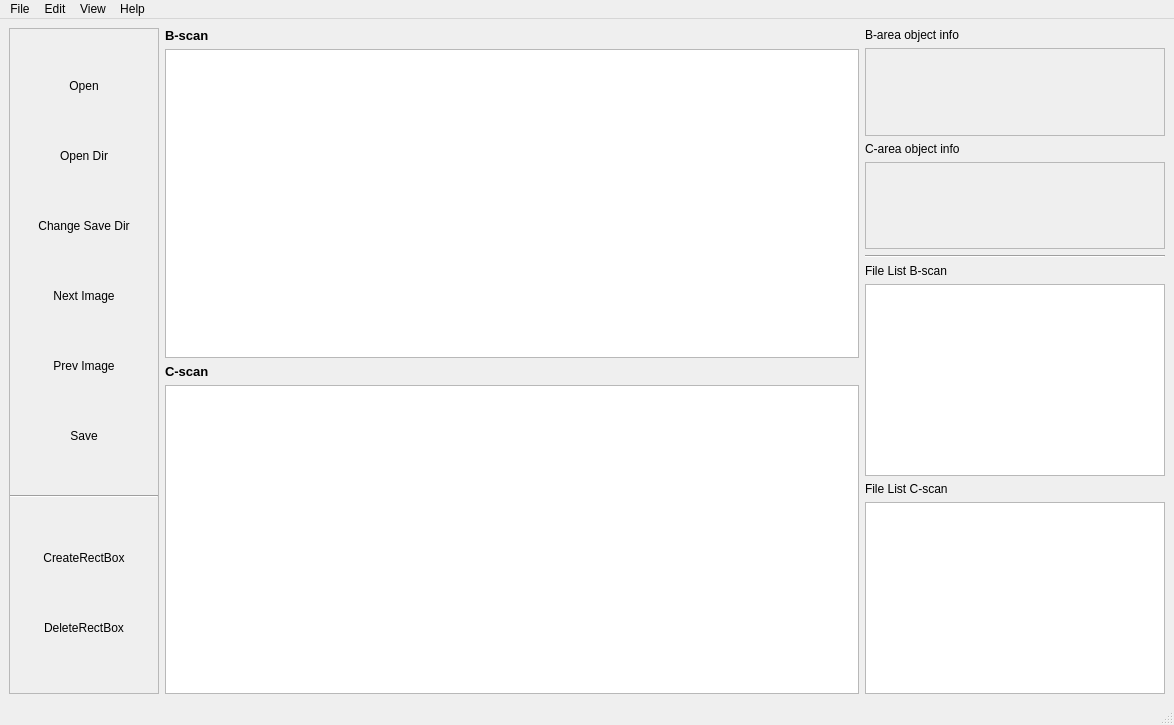
<?xml version="1.0" encoding="UTF-8"?>
<ui version="4.0">
 <class>MainWindow</class>
 <widget class="QMainWindow" name="MainWindow">
  <property name="geometry">
   <rect>
    <x>0</x>
    <y>0</y>
    <width>1174</width>
    <height>725</height>
   </rect>
  </property>
  <property name="windowTitle">
   <string>labelUT</string>
  </property>
  <property name="windowIcon">
   <iconset resource="res.qrc">
    <normaloff>:/icons/icon.png</normaloff>:/icons/icon.png</iconset>
  </property>
  <widget class="QWidget" name="centralwidget">
   <layout class="QGridLayout" name="gridLayout">
    <item row="0" column="0">
     <widget class="QScrollArea" name="scrollAreaNavigator">
      <property name="sizePolicy">
       <sizepolicy hsizetype="Fixed" vsizetype="Expanding">
        <horstretch>0</horstretch>
        <verstretch>0</verstretch>
       </sizepolicy>
      </property>
      <property name="minimumSize">
       <size>
        <width>150</width>
        <height>0</height>
       </size>
      </property>
      <property name="maximumSize">
       <size>
        <width>150</width>
        <height>16777215</height>
       </size>
      </property>
      <property name="widgetResizable">
       <bool>true</bool>
      </property>
      <widget class="QWidget" name="scrollAreaWidgetContents_3">
       <property name="geometry">
        <rect>
         <x>0</x>
         <y>0</y>
         <width>148</width>
         <height>650</height>
        </rect>
       </property>
       <layout class="QVBoxLayout" name="verticalLayout">
        <property name="leftMargin">
         <number>0</number>
        </property>
        <property name="topMargin">
         <number>3</number>
        </property>
        <property name="rightMargin">
         <number>0</number>
        </property>
        <property name="bottomMargin">
         <number>3</number>
        </property>
        <item>
         <widget class="QToolButton" name="toolButton_11">
          <property name="sizePolicy">
           <sizepolicy hsizetype="Preferred" vsizetype="Fixed">
            <horstretch>0</horstretch>
            <verstretch>0</verstretch>
           </sizepolicy>
          </property>
          <property name="text">
           <string>Open</string>
          </property>
          <property name="icon">
           <iconset resource="res.qrc">
            <normaloff>:/icons/open.png</normaloff>:/icons/open.png</iconset>
          </property>
          <property name="iconSize">
           <size>
            <width>40</width>
            <height>40</height>
           </size>
          </property>
          <property name="toolButtonStyle">
           <enum>Qt::ToolButtonTextUnderIcon</enum>
          </property>
          <property name="autoRaise">
           <bool>true</bool>
          </property>
         </widget>
        </item>
        <item>
         <widget class="QToolButton" name="toolButton_OpenDir">
          <property name="sizePolicy">
           <sizepolicy hsizetype="Preferred" vsizetype="Fixed">
            <horstretch>0</horstretch>
            <verstretch>0</verstretch>
           </sizepolicy>
          </property>
          <property name="text">
           <string>Open Dir</string>
          </property>
          <property name="icon">
           <iconset resource="res.qrc">
            <normaloff>:/icons/open.png</normaloff>:/icons/open.png</iconset>
          </property>
          <property name="iconSize">
           <size>
            <width>40</width>
            <height>40</height>
           </size>
          </property>
          <property name="toolButtonStyle">
           <enum>Qt::ToolButtonTextUnderIcon</enum>
          </property>
          <property name="autoRaise">
           <bool>true</bool>
          </property>
         </widget>
        </item>
        <item>
         <widget class="QToolButton" name="toolButton_16">
          <property name="sizePolicy">
           <sizepolicy hsizetype="Preferred" vsizetype="Fixed">
            <horstretch>0</horstretch>
            <verstretch>0</verstretch>
           </sizepolicy>
          </property>
          <property name="text">
           <string>Change Save Dir</string>
          </property>
          <property name="icon">
           <iconset resource="res.qrc">
            <normaloff>:/icons/open.png</normaloff>:/icons/open.png</iconset>
          </property>
          <property name="iconSize">
           <size>
            <width>40</width>
            <height>40</height>
           </size>
          </property>
          <property name="toolButtonStyle">
           <enum>Qt::ToolButtonTextUnderIcon</enum>
          </property>
          <property name="autoRaise">
           <bool>true</bool>
          </property>
         </widget>
        </item>
        <item>
         <widget class="QToolButton" name="toolButton_13">
          <property name="sizePolicy">
           <sizepolicy hsizetype="Preferred" vsizetype="Fixed">
            <horstretch>0</horstretch>
            <verstretch>0</verstretch>
           </sizepolicy>
          </property>
          <property name="text">
           <string>Next Image</string>
          </property>
          <property name="icon">
           <iconset resource="res.qrc">
            <normaloff>:/icons/next.png</normaloff>:/icons/next.png</iconset>
          </property>
          <property name="iconSize">
           <size>
            <width>40</width>
            <height>40</height>
           </size>
          </property>
          <property name="toolButtonStyle">
           <enum>Qt::ToolButtonTextUnderIcon</enum>
          </property>
          <property name="autoRaise">
           <bool>true</bool>
          </property>
         </widget>
        </item>
        <item>
         <widget class="QToolButton" name="toolButton_10">
          <property name="sizePolicy">
           <sizepolicy hsizetype="Preferred" vsizetype="Fixed">
            <horstretch>0</horstretch>
            <verstretch>0</verstretch>
           </sizepolicy>
          </property>
          <property name="text">
           <string>Prev Image</string>
          </property>
          <property name="icon">
           <iconset resource="res.qrc">
            <normaloff>:/icons/prev.png</normaloff>:/icons/prev.png</iconset>
          </property>
          <property name="iconSize">
           <size>
            <width>40</width>
            <height>40</height>
           </size>
          </property>
          <property name="toolButtonStyle">
           <enum>Qt::ToolButtonTextUnderIcon</enum>
          </property>
          <property name="autoRaise">
           <bool>true</bool>
          </property>
         </widget>
        </item>
        <item>
         <widget class="QToolButton" name="toolButton_12">
          <property name="sizePolicy">
           <sizepolicy hsizetype="Preferred" vsizetype="Fixed">
            <horstretch>0</horstretch>
            <verstretch>0</verstretch>
           </sizepolicy>
          </property>
          <property name="text">
           <string>Save</string>
          </property>
          <property name="icon">
           <iconset resource="res.qrc">
            <normaloff>:/icons/save.png</normaloff>:/icons/save.png</iconset>
          </property>
          <property name="iconSize">
           <size>
            <width>40</width>
            <height>40</height>
           </size>
          </property>
          <property name="toolButtonStyle">
           <enum>Qt::ToolButtonTextUnderIcon</enum>
          </property>
          <property name="autoRaise">
           <bool>true</bool>
          </property>
         </widget>
        </item>
        <item>
         <widget class="Line" name="line_3">
          <property name="orientation">
           <enum>Qt::Horizontal</enum>
          </property>
         </widget>
        </item>
        <item>
         <widget class="QToolButton" name="toolButton_DrawRect">
          <property name="sizePolicy">
           <sizepolicy hsizetype="Preferred" vsizetype="Fixed">
            <horstretch>0</horstretch>
            <verstretch>0</verstretch>
           </sizepolicy>
          </property>
          <property name="text">
           <string>CreateRectBox</string>
          </property>
          <property name="icon">
           <iconset resource="res.qrc">
            <normaloff>:/icons/objects.png</normaloff>:/icons/objects.png</iconset>
          </property>
          <property name="iconSize">
           <size>
            <width>40</width>
            <height>40</height>
           </size>
          </property>
          <property name="toolButtonStyle">
           <enum>Qt::ToolButtonTextUnderIcon</enum>
          </property>
          <property name="autoRaise">
           <bool>true</bool>
          </property>
         </widget>
        </item>
        <item>
         <widget class="QToolButton" name="toolButton_9">
          <property name="sizePolicy">
           <sizepolicy hsizetype="Preferred" vsizetype="Fixed">
            <horstretch>0</horstretch>
            <verstretch>0</verstretch>
           </sizepolicy>
          </property>
          <property name="text">
           <string>DeleteRectBox</string>
          </property>
          <property name="icon">
           <iconset resource="res.qrc">
            <normaloff>:/icons/cancel.png</normaloff>:/icons/cancel.png</iconset>
          </property>
          <property name="iconSize">
           <size>
            <width>40</width>
            <height>40</height>
           </size>
          </property>
          <property name="toolButtonStyle">
           <enum>Qt::ToolButtonTextUnderIcon</enum>
          </property>
          <property name="autoRaise">
           <bool>true</bool>
          </property>
         </widget>
        </item>
       </layout>
      </widget>
     </widget>
    </item>
    <item row="0" column="1">
     <layout class="QVBoxLayout" name="verticalLayout_2">
      <property name="sizeConstraint">
       <enum>QLayout::SetDefaultConstraint</enum>
      </property>
      <item>
       <widget class="QLabel" name="label_3">
        <property name="text">
         <string>&lt;html&gt;&lt;head/&gt;&lt;body&gt;&lt;p&gt;&lt;span style=&quot; font-size:10pt; font-weight:600;&quot;&gt;B-scan&lt;/span&gt;&lt;/p&gt;&lt;/body&gt;&lt;/html&gt;</string>
        </property>
       </widget>
      </item>
      <item>
       <widget class="QGraphicsView" name="graphicsView_Bscan">
        <property name="mouseTracking">
         <bool>false</bool>
        </property>
       </widget>
      </item>
      <item>
       <widget class="QLabel" name="label_4">
        <property name="text">
         <string>&lt;html&gt;&lt;head/&gt;&lt;body&gt;&lt;p&gt;&lt;span style=&quot; font-size:10pt; font-weight:600;&quot;&gt;C-scan&lt;/span&gt;&lt;/p&gt;&lt;/body&gt;&lt;/html&gt;</string>
        </property>
       </widget>
      </item>
      <item>
       <widget class="QGraphicsView" name="graphicsView_Cscan">
        <property name="mouseTracking">
         <bool>false</bool>
        </property>
       </widget>
      </item>
     </layout>
    </item>
    <item row="0" column="2">
     <layout class="QVBoxLayout" name="verticalLayout_5">
      <item>
       <layout class="QVBoxLayout" name="verticalLayout_4">
        <item>
         <widget class="QLabel" name="label_6">
          <property name="text">
           <string>B-area object info</string>
          </property>
         </widget>
        </item>
        <item>
         <widget class="QScrollArea" name="scrollArea_B">
          <property name="sizePolicy">
           <sizepolicy hsizetype="Maximum" vsizetype="Expanding">
            <horstretch>0</horstretch>
            <verstretch>0</verstretch>
           </sizepolicy>
          </property>
          <property name="minimumSize">
           <size>
            <width>300</width>
            <height>0</height>
           </size>
          </property>
          <property name="maximumSize">
           <size>
            <width>400</width>
            <height>16777215</height>
           </size>
          </property>
          <property name="widgetResizable">
           <bool>true</bool>
          </property>
          <widget class="QWidget" name="scrollAreaWidgetContents_2">
           <property name="geometry">
            <rect>
             <x>0</x>
             <y>0</y>
             <width>298</width>
             <height>85</height>
            </rect>
           </property>
          </widget>
         </widget>
        </item>
        <item>
         <widget class="QLabel" name="label_5">
          <property name="text">
           <string>C-area object info</string>
          </property>
         </widget>
        </item>
        <item>
         <widget class="QScrollArea" name="scrollArea_C">
          <property name="sizePolicy">
           <sizepolicy hsizetype="Maximum" vsizetype="Expanding">
            <horstretch>0</horstretch>
            <verstretch>0</verstretch>
           </sizepolicy>
          </property>
          <property name="minimumSize">
           <size>
            <width>300</width>
            <height>0</height>
           </size>
          </property>
          <property name="maximumSize">
           <size>
            <width>400</width>
            <height>16777215</height>
           </size>
          </property>
          <property name="widgetResizable">
           <bool>true</bool>
          </property>
          <widget class="QWidget" name="scrollAreaWidgetContents_4">
           <property name="geometry">
            <rect>
             <x>0</x>
             <y>0</y>
             <width>298</width>
             <height>85</height>
            </rect>
           </property>
          </widget>
         </widget>
        </item>
       </layout>
      </item>
      <item>
       <widget class="Line" name="line">
        <property name="orientation">
         <enum>Qt::Horizontal</enum>
        </property>
       </widget>
      </item>
      <item>
       <layout class="QVBoxLayout" name="verticalLayout_3">
        <item>
         <widget class="QLabel" name="label">
          <property name="text">
           <string>File List B-scan</string>
          </property>
         </widget>
        </item>
        <item>
         <widget class="QListWidget" name="fileListWidgetB">
          <property name="sizePolicy">
           <sizepolicy hsizetype="Maximum" vsizetype="Preferred">
            <horstretch>0</horstretch>
            <verstretch>0</verstretch>
           </sizepolicy>
          </property>
          <property name="minimumSize">
           <size>
            <width>300</width>
            <height>0</height>
           </size>
          </property>
         </widget>
        </item>
        <item>
         <widget class="QLabel" name="label_2">
          <property name="text">
           <string>File List C-scan</string>
          </property>
         </widget>
        </item>
        <item>
         <widget class="QListWidget" name="fileListWidgetC">
          <property name="sizePolicy">
           <sizepolicy hsizetype="Maximum" vsizetype="Preferred">
            <horstretch>0</horstretch>
            <verstretch>0</verstretch>
           </sizepolicy>
          </property>
          <property name="minimumSize">
           <size>
            <width>300</width>
            <height>0</height>
           </size>
          </property>
         </widget>
        </item>
       </layout>
      </item>
     </layout>
    </item>
   </layout>
  </widget>
  <widget class="QMenuBar" name="menubar">
   <property name="geometry">
    <rect>
     <x>0</x>
     <y>0</y>
     <width>1174</width>
     <height>26</height>
    </rect>
   </property>
   <widget class="QMenu" name="menuFile">
    <property name="title">
     <string>File</string>
    </property>
    <addaction name="actionOpen"/>
    <addaction name="actionOpen_Dir"/>
    <addaction name="actionChange_Save_Dir"/>
    <addaction name="actionOpen_Annotation"/>
    <addaction name="actiontmp"/>
    <addaction name="actionymp"/>
    <addaction name="actiontmp_2"/>
    <addaction name="actionQuit"/>
   </widget>
   <widget class="QMenu" name="menuEdit">
    <property name="title">
     <string>Edit</string>
    </property>
    <addaction name="actionView"/>
    <addaction name="actionEdit_Label"/>
    <addaction name="actionDupulcate_RectBox"/>
    <addaction name="actionDelete_RectBox"/>
   </widget>
   <widget class="QMenu" name="menuView">
    <property name="title">
     <string>View</string>
    </property>
   </widget>
   <widget class="QMenu" name="menuHelp">
    <property name="title">
     <string>Help</string>
    </property>
   </widget>
   <addaction name="menuFile"/>
   <addaction name="menuEdit"/>
   <addaction name="menuView"/>
   <addaction name="menuHelp"/>
  </widget>
  <widget class="QStatusBar" name="statusbar"/>
  <action name="actionView">
   <property name="text">
    <string>Create RectBox</string>
   </property>
  </action>
  <action name="actionOpen">
   <property name="icon">
    <iconset resource="res.qrc">
     <normaloff>:/icons/open.png</normaloff>:/icons/open.png</iconset>
   </property>
   <property name="text">
    <string>Open</string>
   </property>
  </action>
  <action name="actionOpen_Dir">
   <property name="icon">
    <iconset resource="res.qrc">
     <normaloff>:/icons/open.png</normaloff>:/icons/open.png</iconset>
   </property>
   <property name="text">
    <string>Open Dir</string>
   </property>
  </action>
  <action name="actionChange_Save_Dir">
   <property name="icon">
    <iconset resource="res.qrc">
     <normaloff>:/icons/open.png</normaloff>:/icons/open.png</iconset>
   </property>
   <property name="text">
    <string>Change Save Dir</string>
   </property>
  </action>
  <action name="actionOpen_Annotation">
   <property name="icon">
    <iconset resource="res.qrc">
     <normaloff>:/icons/open.png</normaloff>:/icons/open.png</iconset>
   </property>
   <property name="text">
    <string>Open Annotation</string>
   </property>
  </action>
  <action name="actiontmp">
   <property name="text">
    <string>tmp</string>
   </property>
  </action>
  <action name="actionymp">
   <property name="text">
    <string>ymp</string>
   </property>
  </action>
  <action name="actiontmp_2">
   <property name="text">
    <string>tmp</string>
   </property>
  </action>
  <action name="actionQuit">
   <property name="icon">
    <iconset resource="res.qrc">
     <normaloff>:/icons/quit.png</normaloff>:/icons/quit.png</iconset>
   </property>
   <property name="text">
    <string>Quit</string>
   </property>
  </action>
  <action name="actionEdit_Label">
   <property name="text">
    <string>Edit Label</string>
   </property>
  </action>
  <action name="actionDupulcate_RectBox">
   <property name="text">
    <string>Dupulcate RectBox</string>
   </property>
  </action>
  <action name="actionDelete_RectBox">
   <property name="text">
    <string>Delete RectBox</string>
   </property>
  </action>
 </widget>
 <resources>
  <include location="res.qrc"/>
 </resources>
 <connections/>
</ui>
